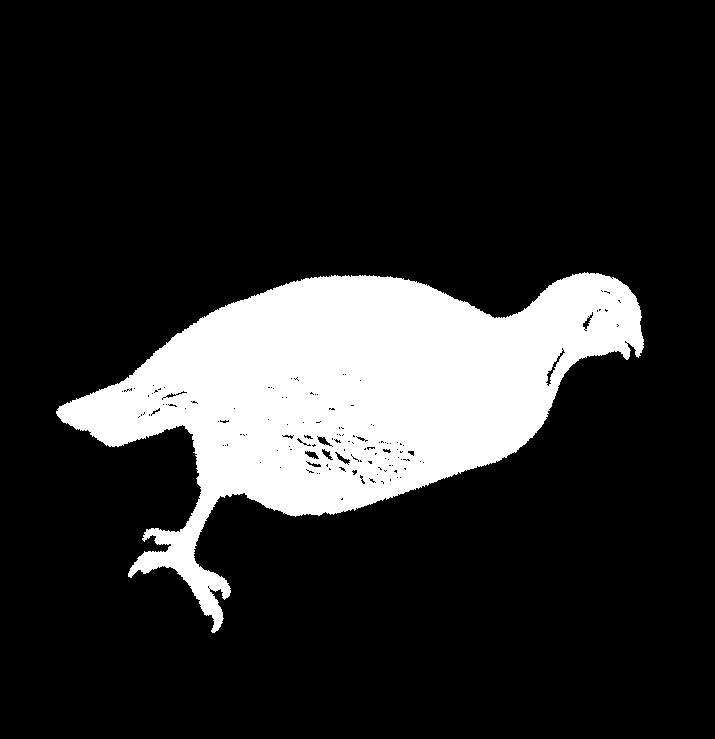
#> input picture data/mpeg7_dataset/bird-4.png, 715 x 739 px
$ python outline_images.py --data-dir ../data/mpeg7_dataset --output-dir out   (older library calls are emulated)
#> lines starting #> are read from the running program, lines starting #| are printed output that depends on the picture; after the words box and inside, x2 and y2 are one past the last pixel; in counts of white or black regions, pixels touching at a corner belong together
### src/polygonal_approximation.py
"""
polygonal_approximation.py

Brandon Perez (bmperez)
Sohil Shah (sohils)

This file contains the implementation of polygonal approximation through
dominant point detection.

The goal of this algorithm is to reduce the set of points needed to define a
polygon to as small as possible of a set that still accurately characterizes the
shape. This is done by only considering the dominant points along the closed
polyline that defines that polygon.

This implementation is based on the paper "A Computer Vision Framework for
Detecting Dominant Points on Contour of Image-Object Through Thick-Edge
Polygonal Approximation" by Saha, et al.

This file's interface can be imported as follows:
    from polygonal_approximation import thick_polygonal_approximate
"""

# General Imports
from collections import OrderedDict

# Vision Imports
import numpy

#-------------------------------------------------------------------------------
# Public Interface
#-------------------------------------------------------------------------------

def thick_polygonal_approximate(points, thickness):
    """Given an array of points defining a closed polyline, or polygon, filters
    the points so that only the dominant points along the closed polyline
    remain.

    Args:
        points (numpy.ndarray): An Nx2 matrix of the points that define the
                closed polyline, where N is the number of points. The polygon is
                assumed to be not self-intersecting.
        thickness (float): The threshold used to determine whether a thick
                curve needs to be split further.
    Returns:
        numpy.ndarray: An Mx2 matrix of the dominant points on the closed
                polyline, where M <= N. This preserves the ordering of points.
    """

    assert(points.ndim == 2 and points.shape[1] == 2)
    assert(thickness > 0.0)

    dominant_points_dict = _polyline_approx(points, thickness)
    return numpy.array(list(dominant_points_dict.keys()))

# [29 lines left out: function compare_polygons, not called in this run]

#-------------------------------------------------------------------------------
# Helper Functions
#-------------------------------------------------------------------------------

def _polyline_approx(points, thickness_threshold):
    """Approximates the given points using a thick-polyline approximation.

    Given a polyline defined by the given sorted points, and a thickness that
    defines a dominant curve, this function finds the approximation of the
    polyline containing only dominant points.
    """

    # If there is only one or two points, then we have our dominant point(s)
    assert(points.ndim == 2 and points.shape[1] == 2)
    (num_points, _) = points.shape
    assert(num_points > 1)
    if num_points <= 2:
        return _points_to_ordered_dict(points)

    # Compute the line between the two endpoints of the polyline, then normalize
    # the standard form so it can be used to directly compute distances.
    ((x0, y0), (x1, y1)) = (points[0, :], points[-1, :])
    (a_value, b_value) = (y1 - y0, -(x1 - x0))
    c_value = -(a_value * x0 + b_value * y0)
    ab_norm = numpy.linalg.norm([a_value, b_value])
    line_vector = numpy.array([a_value, b_value, c_value]) / ab_norm

    # Find the extreme points in the set of points above and below the line. The
    # points are partitioned based on their signed distance from the line.
    point_distances = numpy.dot(points, line_vector[0:2]) + line_vector[2]
    below_mask = point_distances < 0
    below_extremum_index = _find_extremum(points, point_distances, below_mask)
    above_extremum_index = _find_extremum(points, point_distances, ~below_mask)

    # Compute the thickness based on the distance of the extreme points from the
    # line. If it is above the threshold, the endpoints are dominant.
    thickness = abs(_get_array_value(point_distances, below_extremum_index,
                        0.0))
    thickness += abs(_get_array_value(point_distances, above_extremum_index,
                        0.0))

    if thickness < thickness_threshold:
        return _points_to_ordered_dict(points[(0, -1), :])

    # Otherwise, partition the points based on the extreme values. Recursively
    # approximate the smaller polylines represented by these points.
    (points1, points2, points3) = _partition_points(points,
            below_extremum_index, above_extremum_index)
    dominant_points = _polyline_approx(points1, thickness_threshold)
    dominant_points.update(_polyline_approx(points2, thickness_threshold))
    if points3 is not None:
        dominant_points.update(_polyline_approx(points3, thickness_threshold))

    return dominant_points

def _points_to_ordered_dict(points):
    """Converts the given points to an ordered dictionary, treating the columns
    as points, which are used as keys."""

    (num_points, _) = points.shape
    generator = ((tuple(points[i, :]), None) for i in range(num_points))
    return OrderedDict(generator)

def _find_extremum(points, point_distances, subset_mask):
    """Finds the index of the minimum or maximum point from the given subset of
    the points. The endpoints of point list are excluded."""

    # Exclude the first and last points (endpoints) from the subset.
    points_excluded = points[1:-1, :]
    point_distances_excluded = point_distances[1:-1]
    subset_mask_excluded = subset_mask[1:-1]

    # If the point set is empty, then no extremum exists.
    points_subset = points_excluded[subset_mask_excluded, :]
    point_distances_subset = point_distances_excluded[subset_mask_excluded]
    if points_subset.size == 0:
        return None

    # Otherwise, find the extreme value based on the absolute distance from the
    # line. Make sure to account for the missing first point in the index.
    subset_indices = numpy.where(subset_mask_excluded)
    extremum_index = numpy.argmax(numpy.absolute(point_distances_subset))
    return subset_indices[0][extremum_index] + 1

def _get_array_value(array, index, default):
    """Returns the array[index], or default if the index is None"""

    if index is not None:
        return array[index]
    else:
        return default

def _partition_points(points, below_extremum_index, above_extremum_index):
    """Partitions the points into 2 or 3 sets, which span from the starting
    point to each of the extrema, and finally to the end point. If a extremum
    does not exist, then the third partition is None."""

    (num_points, _) = points.shape
    assert(below_extremum_index is not None or above_extremum_index is not None)
    assert(above_extremum_index != below_extremum_index)
    assert(below_extremum_index is None or (below_extremum_index > 0 and
            below_extremum_index < num_points - 1))
    assert(above_extremum_index is None or (above_extremum_index > 0 and
            above_extremum_index < num_points - 1))

    # Partition the points based on which extrema doesn't exist. If both do,
    # then partition, making sure to respect the ordering.
    if below_extremum_index is None:
        return (
            points[0:above_extremum_index+1, :],
            points[above_extremum_index:, :],
            None,
        )
    elif above_extremum_index is None:
        return (
            points[0:below_extremum_index+1, :],
            points[below_extremum_index:, :],
            None,
        )
    elif below_extremum_index < above_extremum_index:
        return (
            points[0:below_extremum_index+1, :],
            points[below_extremum_index:above_extremum_index+1, :],
            points[above_extremum_index:, :],
        )
    else:
        return (
            points[0:above_extremum_index+1, :],
            points[above_extremum_index:below_extremum_index+1, :],
            points[below_extremum_index:, :],
        )

# [11 lines left out: function _compute_area, not called in this run]

### unit_tests/outline_images.py
#!/usr/bin/env python3

"""
outline_images.py

Brandon Perez (bmperez)
Sohil Shah (sohils)

Friday, April 28, 2017 at 9:43:45 PM EDT

This file contains a script for running polygonal approximation on a series of
binary images.

The script expects a directory of binary images that contain a single shape. The
script goes through images one at a time, traces the contour around the single
shape, then runs polygonal approximation. The image with contour overlaid and
another with the image with the approximated contour are then saved to the
output directory. In addition, statistics for each image are saved to a text
file.

The contour image will have the name `filename_contour.ext`, while the
approximated contour image will have the name `filename_approx.ext`. At the top
level of the output directory will be a `statistics.txt` file, containing the
stats for each image.

An example dataset that has this format is the MPEG-7 Shape Test Set:
    http://www.dabi.temple.edu/~shape/MPEG7/dataset.html
"""

# General Imports
import sys
from os import walk, path, access, makedirs, R_OK
from argparse import ArgumentParser

# Vision Imports
import numpy
import cv2
from matplotlib import pyplot

# Add the src directory to the PYTHONPATH
sys.path.append(path.realpath(path.join(path.dirname(__file__), '..', 'src')))

# Local Imports
from polygonal_approximation import thick_polygonal_approximate

#-------------------------------------------------------------------------------
# Internal Parameters
#-------------------------------------------------------------------------------

# The default thickness used for the thick-edge polygonal approximation
# algorithm. This is a percentage of the minimum image dimension (max of width
# and height).
DEFAULT_THICKNESS = 0.01

#-------------------------------------------------------------------------------
# Command-Line Parsing and Sanity Checks
#-------------------------------------------------------------------------------

def parse_arguments():
    """Parses the arguments specified by the user on the command line."""

    # Setup the command line options
    parser = ArgumentParser(description="Runs thick-edge polygonal "
            "on the specified set of binary shape images and saves the "
            "the image with the contour overlaid and another with the "
            "approximated contour overlaid to file.")
    parser.add_argument("-d", "--data-dir", dest="data_dir", required=True,
            help="The path to the directory containing the data to process.")
    parser.add_argument("-o", "--output-dir", dest="output_dir", required=True,
            help="The path to the directory to store the results of the "
            "polygonal approximation. The file names will mirror the ones in "
            "the data directory.")
    parser.add_argument("-t", "--thickness", dest="thickness", type=float,
            default=DEFAULT_THICKNESS, help="The thickness threshold parameter "
            "used for the polygon approximation. This is specified as a "
            "fraction of the minimum image dimension.")
    parser.add_argument("-s", "--show-images", dest="show_images",
            action='store_true', help="After processing each image, show the "
            "image and pause the script. The script continues when the window "
            "is closed.")

    # Parse the arguments, check the thickness is valid
    args = parser.parse_args()
    if args.thickness >= 1.0:
        print("Error: Thickness must be less than 1.0.")
        exit(1)

    return args

def sanity_check(args):
    """Runs a basic sanity check on the arguments specified by the user."""

    # Template for the error message
    msg_template = "Error: {}: {}"
    msg = ""

    if not path.exists(args.data_dir):
        msg = msg_template.format(args.data_dir, "Data directory does not "
                "exist.")
    elif not path.isdir(args.data_dir):
        msg = msg_template.format(args.data_dir, "Data directory is not a "
                "directory.")
    elif not access(args.data_dir, R_OK):
        msg = msg_template.format(args.data_dir, "Data directory lacks read "
                "permissions.")
    elif path.exists(args.output_dir) and not path.isdir(args.output_dir):
        msg = msg_template.format(args.output_dir, "Output directory exists, "
                "but it is not a directory.")
    else:
        return

    print(msg)
    exit(1)

#-------------------------------------------------------------------------------
# Main Application
#-------------------------------------------------------------------------------

def overlay_contour(image, contour, approx):
    """Overlays the given contour on the image, plotting its points and the line
    representing it."""

    # Force the contour to be closed
    contour_closed = numpy.append(contour, contour[0:1, :], axis=0)

    pyplot.imshow(image)
    pyplot.plot(contour_closed[:, 0], contour_closed[:, 1], 'r', color='r')
    if approx:
        pyplot.plot(contour_closed[:, 0], contour_closed[:, 1], 'o', color='b',
                markersize=5)
    pyplot.axis('off')

def approximate_contour(args, dir_path, image_name, image):
    """Traces the contour of the shape in the image, then approximates it with
    thick-edge approximation. The two contours are overlaid on the original
    image and saved to file"""

    # Find the contours in the image, and verify there is only one.
    # FIXME: FindContours should only return two parameters
    gray_image = cv2.cvtColor(image, code=cv2.COLOR_BGR2GRAY)
    (_, contours, _) = cv2.findContours(gray_image, cv2.RETR_EXTERNAL,
            cv2.CHAIN_APPROX_SIMPLE)
    if len(contours) != 1:
        return None
    (num_points, _, num_dim) = contours[0].shape
    contour = numpy.reshape(contours[0], [num_points, num_dim])

    # Calculate the thickness parameter and approximate the contour.
    (height, width) = gray_image.shape
    thickness = min(height, width) * args.thickness
    approx_contour = thick_polygonal_approximate(contour, thickness)

    # Create the subdirectory in the output directory if it doesn't exist
    subdir_path = path.relpath(dir_path, args.data_dir)
    output_subdir_path = path.join(args.output_dir, subdir_path)
    if not path.exists(output_subdir_path):
        makedirs(output_subdir_path)

    # Save the image with the original contour overlaid
    (name, extension) = path.splitext(image_name)
    contour_name = "{}_{}{}".format(name, "contour", extension)
    pyplot.figure(0)
    overlay_contour(image, contour, False)
    pyplot.savefig(path.join(output_subdir_path, contour_name),
            bbox_inches='tight')

    # Save the image with the approximated contour overlaid
    approx_name = "{}_{}{}".format(name, "approx", extension)
    pyplot.figure(1)
    overlay_contour(image, approx_contour, True)
    pyplot.savefig(path.join(output_subdir_path, approx_name),
            bbox_inches='tight')

    # If specified by user, show each plot, then close the plots
    if args.show_images:
        pyplot.show()
    pyplot.close(0)
    pyplot.close(1)

def main():
    """The main function for the script."""

    # Parse the arguments, and run a basic sanity check
    args = parse_arguments()
    sanity_check(args)

    # Create the output directory, if it does not exist
    if not path.exists(args.output_dir):
        makedirs(args.output_dir)

    # Iterate over each image in the output directory, and process it
    #statistics = list()
    for (dir_path, _, file_names) in walk(args.data_dir):
        for file_name in file_names:
            # Attempt to read the file as an image
            image_path = path.join(dir_path, file_name)
            image = cv2.imread(image_path)
#> image is the input picture: shape (739, 715, 3); 16.8% white; 1 white region, box (x1, y1, x2, y2) and area: (56, 272, 644, 633) 88710
            if image is None:
                print("Warning: {}: File is not a valid image file. "
                        "Skipping it.".format(image_path))
                continue

            # Process the image, and save its results to file
            print("Processing {}...".format(image_path))
            approximate_contour(args, dir_path, file_name, image)
#> in approximate_contour, `(_, contours, _) = cv2.findContours(gray_image, cv2.RETR_EXTERNAL, cv2..`: contours = 1 contour; box (x1, y1, x2, y2) and area: (56, 272, 644, 633) 88744
#> in approximate_contour, `contour = numpy.reshape(contours[0], [num_points, num_dim])`: contour = 1431 pairs, first value 56 to 643, second value 272 to 632
#> in _polyline_approx, `((x0, y0), (x1, y1)) = (points[0, :], points[-1, :])`: x0 = 584; y0 = 272; x1 = 585; y1 = 273
#> in _polyline_approx, `(a_value, b_value) = (y1 - y0, -(x1 - x0))`: a_value = 1; b_value = -1
#> in _polyline_approx, `c_value = -(a_value * x0 + b_value * y0)`: c_value = -312
#> in _polyline_approx, `ab_norm = numpy.linalg.norm([a_value, b_value])`: ab_norm = 1.41
#> in _polyline_approx, `line_vector = numpy.array([a_value, b_value, c_value]) / ab_norm`: line_vector = [0.707, -0.707, -220.6]
#> in _polyline_approx, `point_distances = numpy.dot(points, line_vector[0:2]) + line_vector[2]`: point_distances = 1431 values, max 20.51 at index 1403, min -537.4 at index 740, mean -306.3
#> in _find_extremum, `points_excluded = points[1:-1, :]`: points_excluded = 1429 pairs, first value 56 to 643, second value 272 to 632
#> in _find_extremum, `point_distances_excluded = point_distances[1:-1]`: point_distances_excluded = 1429 values, max 20.51 at index 1402, min -537.4 at index 739, mean -306.7
#> in _find_extremum, `points_subset = points_excluded[subset_mask_excluded, :]`: points_subset = 1381 pairs, first value 56 to 643, second value 273 to 632
#> in _find_extremum, `point_distances_subset = point_distances_excluded[subset_mask_excluded]`: point_distances_subset = 1381 values, max -1.41 at index 0, min -537.4 at index 739, mean -317.8
#> in _find_extremum, `extremum_index = numpy.argmax(numpy.absolute(point_distances_subset))`: extremum_index = 739
#> in _polyline_approx, `below_extremum_index = _find_extremum(points, point_distances, below_m..`: below_extremum_index = 740
#> in _polyline_approx, `above_extremum_index = _find_extremum(points, point_distances, ~below_..`: above_extremum_index = 1403
#> in _polyline_approx, `thickness = abs(_get_array_value(point_distances, below_extremum_index..`: thickness = 537.4
#> in _polyline_approx, `thickness += abs(_get_array_value(point_distances, above_extremum_inde..`: thickness = 557.9
#> in _polyline_approx, `(points1, points2, points3) = _partition_points(points, below_extremum..`: points1 = 741 pairs, first value 56 to 584, second value 272 to 576; points2 = 664 pairs, first value 128 to 643, second value 285 to 632; points3 = 28 pairs, first value 585 to 626, second value 272 to 285
#> in _find_extremum (call 8), `points_subset = points_excluded[subset_mask_excluded, :]`: points_subset = 21 rows, first 8: [583, 273], [581, 274], [533, 302], [530, 304], [530, 305], [529, 306], [528, 306], [525, 309]
#> in _polyline_approx (call 4), `(points1, points2, points3) = _partition_points(points, below_extremum..`: points1 = 22 rows, first 8: [584, 272], [583, 273], [582, 273], [581, 274], [580, 273], [579, 273], [578, 274], [575, 274]; points2 = 37 pairs, first value 517 to 557, second value 280 to 314; points3 = [[517, 314], [516, 313], [515, 314], [513, 314], [511, 316], [510, 315], [508, 317], [507, 316], [505, 318]]
#> in _find_extremum (call 9), `points_excluded = points[1:-1, :]`: points_excluded = 20 rows, first 8: [583, 273], [582, 273], [581, 274], [580, 273], [579, 273], [578, 274], [575, 274], [574, 275]
#> in _find_extremum (call 11), `points_subset = points_excluded[subset_mask_excluded, :]`: points_subset = 20 rows, first 8: [554, 282], [553, 283], [552, 283], [552, 284], [551, 285], [549, 285], [548, 286], [548, 287]
#> in _find_extremum (call 12), `points_subset = points_excluded[subset_mask_excluded, :]`: points_subset = 15 rows, first 8: [555, 282], [540, 295], [539, 296], [538, 297], [533, 302], [532, 302], [530, 304], [530, 305]
#> in _find_extremum (call 26), `points_subset = points_excluded[subset_mask_excluded, :]`: points_subset = 22 rows, first 8: [292, 282], [288, 284], [287, 284], [284, 285], [283, 285], [282, 286], [280, 286], [278, 287]
#> in _find_extremum (call 28), `points_subset = points_excluded[subset_mask_excluded, :]`: points_subset = 16 rows, first 8: [209, 314], [208, 315], [207, 315], [205, 317], [204, 317], [203, 318], [140, 367], [136, 370]
#> in _find_extremum (call 34), `points_subset = points_excluded[subset_mask_excluded, :]`: points_subset = 22 rows, first 8: [166, 428], [167, 428], [170, 428], [172, 428], [173, 427], [175, 427], [175, 426], [176, 425]
#> in _polyline_approx (call 25), `(points1, points2, points3) = _partition_points(points, below_extremum..`: points1 = 42 pairs, first value 192 to 201, second value 434 to 493; points2 = 21 rows, first 8: [201, 493], [200, 494], [200, 495], [199, 496], [199, 497], [200, 498], [199, 499], [198, 499]; points3 = [[191, 513], [191, 514], [192, 515]]
#> in _polyline_approx (call 29), `(points1, points2, points3) = _partition_points(points, below_extremum..`: points1 = 15 rows, first 8: [192, 515], [191, 516], [190, 516], [190, 517], [189, 518], [189, 520], [188, 521], [187, 521]; points2 = 27 pairs, first value 146 to 179, second value 528 to 532; points3 = [[146, 529], [146, 531], [145, 532], [144, 532]]
#> in approximate_contour, `pyplot.savefig(path.join(output_subdir_path, contour_name), bbox_inche..`:
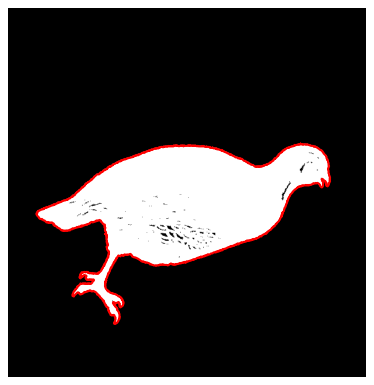
#> figure drawn by matplotlib, 1 panel
#> in approximate_contour, `pyplot.savefig(path.join(output_subdir_path, approx_name), bbox_inches..`:
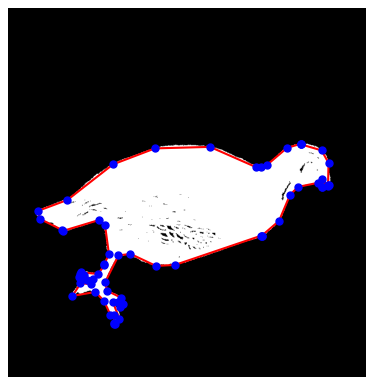
#> figure drawn by matplotlib, 1 panel

if __name__ == '__main__':
    main()
